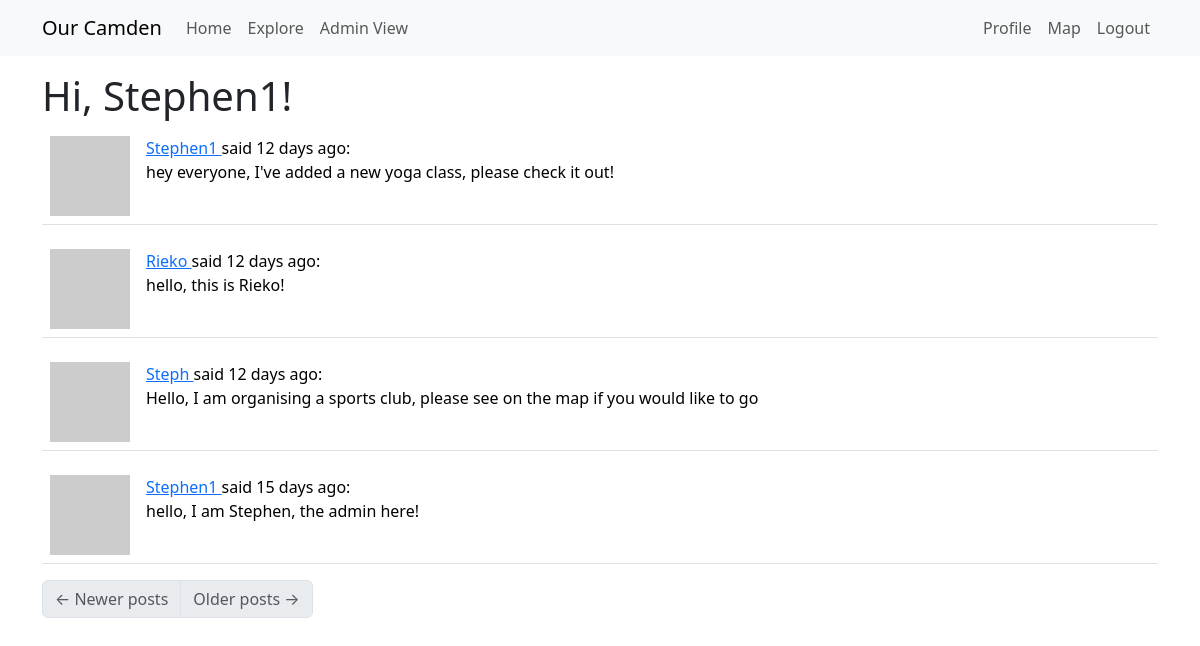
The page /explore (signed in) on the database as committed earlier.
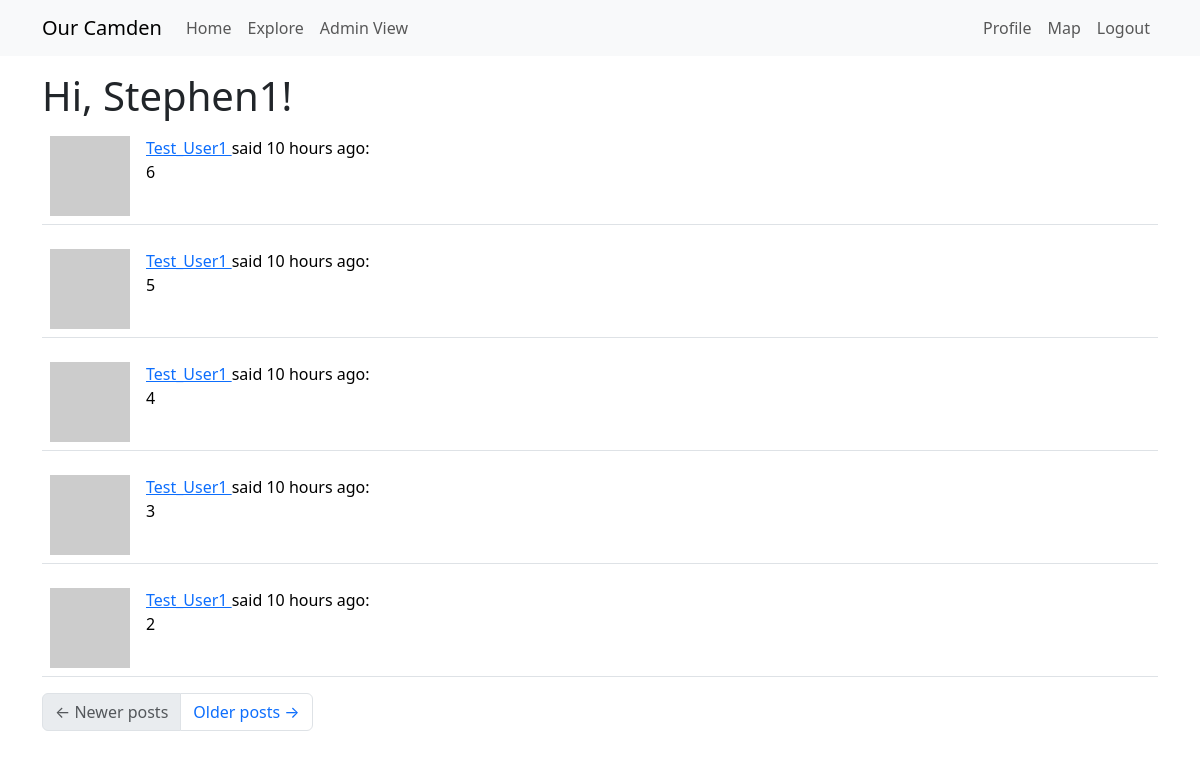
The same page on the database as committed later.
### app/models.py (models this page shows, shortened)
class Post(db.Model):
    __searchable__ = ['body']  # Fields to index
    id: so.Mapped[int] = so.mapped_column(primary_key=True)
    body: so.Mapped[str] = so.mapped_column(sa.String(140))
    timestamp: so.Mapped[datetime] = so.mapped_column(index=True, default=lambda: datetime.now(timezone.utc))
    user_id: so.Mapped[int] = so.mapped_column(sa.ForeignKey(User.id, ondelete='CASCADE'),index=True)
    author: so.Mapped[User] = so.relationship(back_populates='posts', passive_deletes=True)

class User(UserMixin, db.Model):
    __tablename__ = "User"
    __searchable__ = ['username', 'email']
    id: so.Mapped[int] = so.mapped_column(primary_key=True) # so.Mapped gives a python data type to the attr, so.mapped_column creates the actual column
    access_level: so.Mapped[int] = so.mapped_column(
        default=0,  # Default to 0 (logged-in User)
        nullable=False
    )
    username: so.Mapped[str] = so.mapped_column(sa.String(64), index=True,
                                                unique=True)
    email: so.Mapped[str] = so.mapped_column(sa.String(120), index=True,
                                             unique=True)
    password_hash: so.Mapped[Optional[str]] = so.mapped_column(sa.String(256)) #attr can be defined as Optional
    about_me: so.Mapped[Optional[str]] = so.mapped_column(sa.String(140))
    last_seen: so.Mapped[Optional[datetime]] = so.mapped_column(
        default=lambda: datetime.now(timezone.utc))
    posts: so.WriteOnlyMapped['Post'] = so.relationship(
        back_populates='author',
        passive_deletes=True) #back_populates links Posts.author to User.posts
    following: so.WriteOnlyMapped['User'] = so.relationship(
        secondary=followers, primaryjoin=(followers.c.follower_id == id), # establish link between User and Follower tables, where the id matches (all the Users this current User follows)
        secondaryjoin=(followers.c.followed_id == id), #links followers back to Users. identifies all Users who are followed by the current User
        back_populates='followers',
        passive_deletes=True) #links User.following to Follower.followers (who the User is following)
    followers: so.WriteOnlyMapped['User'] = so.relationship(
        secondary=followers, primaryjoin=(followers.c.followed_id == id),
        secondaryjoin=(followers.c.follower_id == id),
        back_populates='following',
        passive_deletes=True) #same but for who the User is being followed by
    Markers: so.Mapped["Marker"] = so.relationship(
        "Marker",
        back_populates="creator",  # Links to the `Marker.creator` relationship
    )
    def avatar(self, size):
        digest = md5(self.email.lower().encode('utf-8')).hexdigest()
        return f'https://www.gravatar.com/avatar/{digest}?d=identicon&s={size}' #provides an automatic avatar

### app/routes.py (the view)
@app.route('/explore', methods=["GET", "POST"])
@login_required
def explore():
    page = request.args.get('page', 1, type=int)
    query = sa.select(Post).order_by(Post.timestamp.desc())
    posts = db.paginate(query, page=page,
                        per_page=app.config['POSTS_PER_PAGE'], error_out=False) # paginate posts, with descending order of time
    next_url = url_for('explore', page=posts.next_num) \
        if posts.has_next else None
    prev_url = url_for('explore', page=posts.prev_num) \
        if posts.has_prev else None
    return render_template('index.html', title='Explore',
                           posts=posts.items, next_url=next_url,
                           prev_url=prev_url)

### app/models.py (called while the page is built)
@login.user_loader
def load_User(id):
    return db.session.get(User, int(id))

### app/routes.py (called while the page is built)
@app.before_request
def before_request(): # if user is logged in, record the time they log in, update database
    if current_user.is_authenticated:
        current_user.last_seen = datetime.now(timezone.utc)
        db.session.commit()

### app/templates/index.html (shortened to what this page needs)
{% extends "base.html" %}
{% import "bootstrap_wtf.html" as wtf %}
{% block content %}
    <h1>Hi, {{ current_user.username }}!</h1>
    {% for post in posts %}
        {% if post.author != None %}
            {% include '_post.html' %}
        {% endif %}
    {% endfor %}
    <nav aria-label="Post navigation">
        <ul class="pagination">
            <li class="page-item{% if not prev_url %} disabled{% endif %}">
                <a class="page-link" href="{{ prev_url }}">
                    <span aria-hidden="true">&larr;</span> Newer posts
                </a>
            </li>
            <li class="page-item{% if not next_url %} disabled{% endif %}">
                <a class="page-link" href="{{ next_url }}">
                    Older posts <span aria-hidden="true">&rarr;</span>
                </a>
            </li>
        </ul>
    </nav>
{% endblock %}

### app/templates/_post.html
<table class="table table-hover">
    <tr>
        <td width="70px">
            <a href="{{ url_for('user', username=post.author.username) }}">
                <img src="{{ post.author.avatar(70) }}" />
            </a>
        </td>
        <td>
            <a href="{{ url_for('user', username=post.author.username) }}">
                {{ post.author.username }}
            </a>
            said {{ moment(post.timestamp).fromNow() }}:
            <br>
            {{ post.body }}
        </td>
    </tr>
</table>

Rows that differ between the two databases and show on the page:
no longer on this page (row unchanged): Post: author.username "Stephen1", timestamp "12 days ago", body "hey everyone, I've added a new yoga class, please check it out!"
no longer on this page (row unchanged): Post: author.username "Rieko", timestamp "12 days ago", body "hello, this is Rieko!"
no longer on this page (row unchanged): Post: author.username "Steph", timestamp "12 days ago", body "Hello, I am organising a sports club, please see on the map if you would like to go"
no longer on this page (row unchanged): Post: author.username "Stephen1", timestamp "15 days ago", body "hello, I am Stephen, the admin here!"
added Post: author.username "Test_User1", timestamp "10 hours ago", body "6"
added Post: author.username "Test_User1", timestamp "10 hours ago", body "5"
added Post: author.username "Test_User1", timestamp "10 hours ago", body "4"
added Post: author.username "Test_User1", timestamp "10 hours ago", body "3"
added Post: author.username "Test_User1", timestamp "10 hours ago", body "2"
